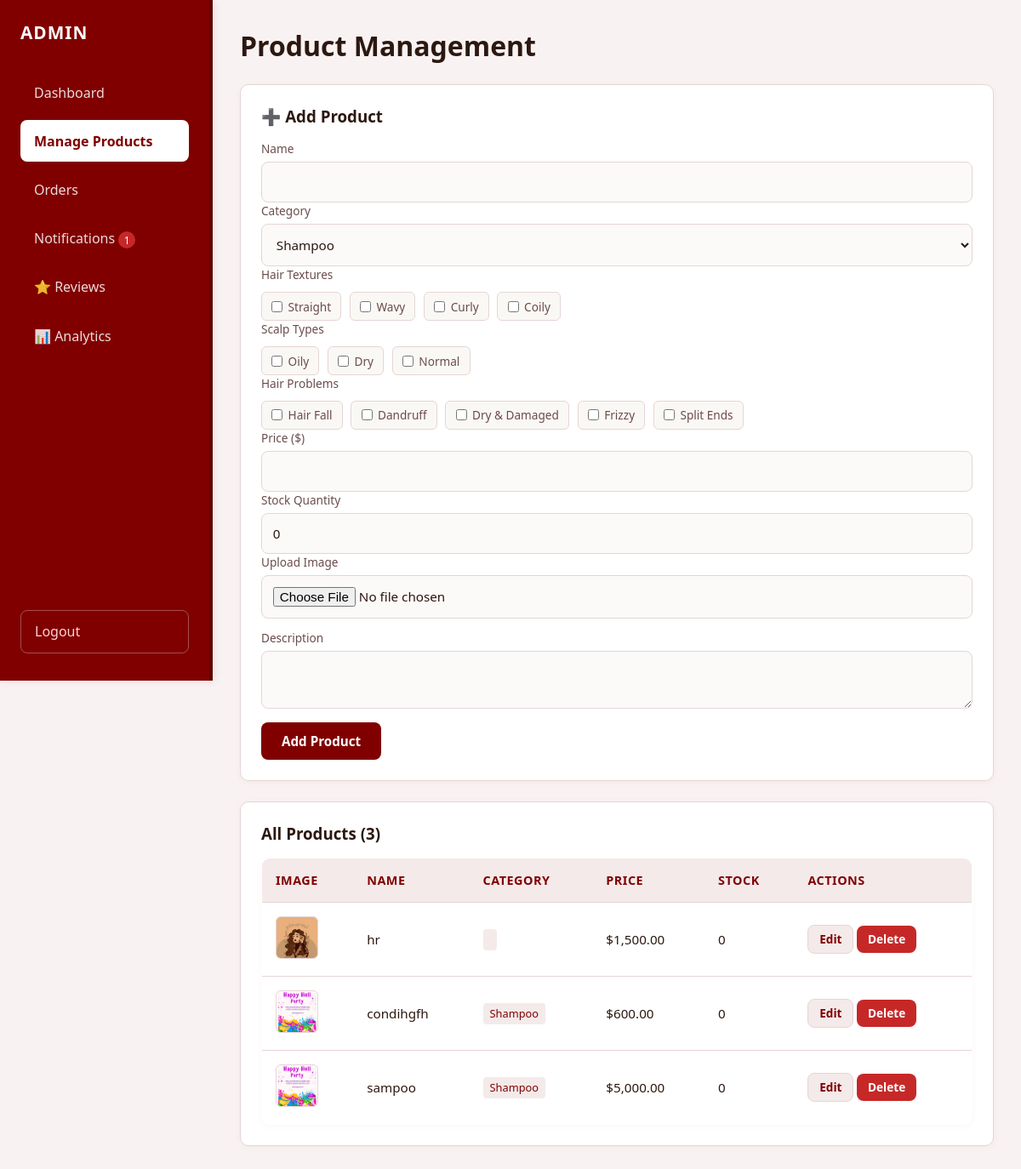
/admin/products.php (signed in), run on the app's committed database.
### tables this page shows
CREATE TABLE `products` (
  `id` int(11) NOT NULL,
  `name` varchar(200) NOT NULL,
  `category` enum('shampoo','conditioner','treatment','hair oil') DEFAULT 'shampoo',
  `hair_textures` longtext DEFAULT NULL CHECK (json_valid(`hair_textures`)),
  `scalp_types` longtext DEFAULT NULL CHECK (json_valid(`scalp_types`)),
  `hair_problems` longtext DEFAULT NULL CHECK (json_valid(`hair_problems`)),
  `description` text DEFAULT NULL,
  `price` decimal(10,2) NOT NULL,
  `stock_quantity` int(11) DEFAULT 0,
  `image_url` varchar(500) DEFAULT '',
  `created_at` timestamp NOT NULL DEFAULT current_timestamp()
);

### admin/products.php (the view, shortened to what this page needs)
<?php require_once 'admin_check.php'; ?>
<?php
$action = $_GET['action'] ?? 'list';
$edit = null;
$unreadNotifs = $pdo->query("SELECT COUNT(*) FROM notifications WHERE user_id IS NULL AND is_read = 0")->fetchColumn();
$products = $pdo->query("SELECT * FROM products ORDER BY created_at DESC")->fetchAll();
?>
<!DOCTYPE html>
<html lang="en">
<head>
</head>
<body>
    <nav class="sidebar">
        <h2> ADMIN</h2>
        <a href="index.php">Dashboard</a>
        <a href="products.php" class="active">Manage Products</a>
        <a href="orders.php">Orders</a>
        <a href="notifications.php">
            Notifications <?= $unreadNotifs > 0 ? "<span style='background:#C62828;color:#fff;padding:.1rem .4rem;border-radius:10px;font-size:.75rem;'>$unreadNotifs</span>" : '' ?>
        </a>
        <a href="reviews.php" class="<?= basename($_SERVER['PHP_SELF'])=='reviews.php'?'active':'' ?>">⭐ Reviews</a>
        <a href="analytics.php" class="<?= basename($_SERVER['PHP_SELF'])=='analytics.php'?'active':'' ?>">📊 Analytics</a>
        <a href="../logout.php" class="logout">Logout</a>
    </nav>
    <main class="main">
        <h1 style="margin-bottom:1.5rem;"> Product Management</h1>
        <div class="box">
            <h3><?= $action === 'edit' ? '✏️ Edit Product' : '➕ Add Product' ?></h3>
            <form method="POST" enctype="multipart/form-data" style="margin-top:1rem;">
                <div class="grid">
                    <div class="fg"><label>Name</label><input type="text" name="name" value="<?= $edit?$edit['name']:'' ?>" required></div>
                    <div class="fg"><label>Category</label>
                        <select name="category" required>
                            <?php
                            $cats = ['shampoo','conditioner','treatment','hair oil'];
                            $current = $edit['category'] ?? 'shampoo';
                            foreach($cats as $c): ?>
                                <option value="<?= $c ?>" <?= $c == $current ? 'selected' : '' ?>><?= ucfirst($c) ?></option>
                            <?php endforeach; ?>
                        </select>
                    </div>
                    <div class="fg" style="grid-column: 1/-1;">
                        <label>Hair Textures</label>
                        <div class="checkbox-group">
                            <?php $et = ($edit && $edit['hair_textures']) ? json_decode($edit['hair_textures'], true) : []; ?>
                            <?php foreach(['Straight','Wavy','Curly','Coily'] as $t):
                                $val = strtolower($t); ?>
                                <label class="checkbox-label"><input type="checkbox" name="hair_textures[]" value="<?= $val ?>" <?= in_array($val, $et) ? 'checked' : '' ?>> <?= $t ?></label>
                            <?php endforeach; ?>
                        </div>
                    </div>
                    <div class="fg" style="grid-column: 1/-1;">
                        <label>Scalp Types</label>
                        <div class="checkbox-group">
                            <?php $es = ($edit && $edit['scalp_types']) ? json_decode($edit['scalp_types'], true) : []; ?>
                            <?php foreach(['Oily','Dry','Normal'] as $s):
                                $val = strtolower($s); ?>
                                <label class="checkbox-label"><input type="checkbox" name="scalp_types[]" value="<?= $val ?>" <?= in_array($val, $es) ? 'checked' : '' ?>> <?= $s ?></label>
                            <?php endforeach; ?>
                        </div>
                    </div>
                    <div class="fg" style="grid-column: 1/-1;">
                        <label>Hair Problems</label>
                        <div class="checkbox-group">
                            <?php $ep = ($edit && $edit['hair_problems']) ? json_decode($edit['hair_problems'], true) : []; ?>
                            <?php foreach(['Hair Fall','Dandruff','Dry & Damaged','Frizzy','Split Ends'] as $p):
                                $val = strtolower($p); ?>
                                <label class="checkbox-label"><input type="checkbox" name="hair_problems[]" value="<?= $val ?>" <?= in_array($val, $ep) ? 'checked' : '' ?>> <?= $p ?></label>
                            <?php endforeach; ?>
                        </div>
                    </div>
                    <div class="fg"><label>Price ($)</label><input type="number" step="0.01" name="price" value="<?= $edit?$edit['price']:'' ?>" required></div>
                    <div class="fg"><label>Stock Quantity</label><input type="number" name="stock" value="<?= $edit?$edit['stock_quantity']:0 ?>" min="0" required></div>
                    <div class="fg"><label>Upload Image</label><input type="file" name="product_image" accept="image/*"></div>
                </div>
                <div class="fg" style="margin-top:.8rem;"><label>Description</label><textarea name="desc" rows="2"><?= $edit?$edit['description']:'' ?></textarea></div>
                <div style="margin-top:1rem; display:flex; gap:.5rem;">
                    <button class="btn"><?= $action==='edit'?'Update':'Add Product' ?></button>
                </div>
            </form>
        </div>
        <div class="box">
            <h3 style="margin-bottom:1rem;">All Products (<?= count($products) ?>)</h3>
            <table>
                <thead><tr><th>Image</th><th>Name</th><th>Category</th><th>Price</th><th>Stock</th><th>Actions</th></tr></thead>
                <tbody>
                    <?php foreach($products as $p): ?>
                    <tr>
                        <td><img src="<?= htmlspecialchars($p['image_url']) ?: 'https://placehold.co/50' ?>" class="thumb"></td>
                        <td><?= htmlspecialchars($p['name']) ?></td>
                        <td><span style="background:#F4EAEA; color:var(--accent); padding:.2rem .5rem; border-radius:4px; font-size:.8rem; font-weight:500;"><?= ucfirst(htmlspecialchars($p['category'])) ?></span></td>
                        <td>$<?= number_format($p['price'],2) ?></td>
                        <td><?= $p['stock_quantity'] ?></td>
                        <td>
                            <a href="?action=edit&id=<?= $p['id'] ?>" class="btn btn-gray" style="padding:.4rem .8rem; font-size:.85rem;">Edit</a>
                            <form method="POST" style="display:inline;" onsubmit="return confirm('Delete this product?');">
                                <button class="btn btn-red" style="padding:.4rem .8rem; font-size:.85rem;">Delete</button>
                            </form>
                        </td>
                    </tr>
                    <?php endforeach; ?>
                </tbody>
            </table>
        </div>
    </main>
</body>
</html>

### admin/products.php (style rules this page uses)
:root { --bg: #F9F2F2; --card: #FFFFFF; --accent: #800000; --accent-hover: #5C0000; --accent-light: #F4EAEA; --txt: #2C1810; --mut: #6B4C4C; --bdr: #E6D5D5; --success: #2E7D32; --success-bg: #E8F5E9; --error: #C62828; --error-bg: #FDECEA; }
* { box-sizing: border-box; margin: 0; padding: 0; font-family: system-ui, -apple-system, 'Segoe UI', Roboto, sans-serif; }
body { background: var(--bg); color: var(--txt); display: flex; min-height: 100vh; }
.sidebar { width: 250px; background: var(--accent); border-right: 4px solid var(--accent-hover); padding: 1.5rem; position: fixed; height: 100vh; display: flex; flex-direction: column; box-shadow: 2px 0 10px rgba(128, 0, 0, 0.1); }
.sidebar h2 { font-size: 1.3rem; margin-bottom: 2rem; letter-spacing: 1px; color: #FFFFFF; font-weight: 700; }
.sidebar a { display: block; padding: 0.85rem 1rem; margin-bottom: 0.5rem; text-decoration: none; color: rgba(255, 255, 255, 0.85); border-radius: 8px; transition: all 0.2s ease; font-weight: 500; }
.sidebar a.active { background: #FFFFFF; color: var(--accent); font-weight: 600; }
.sidebar .logout { margin-top: auto; color: #FFD1D1; border: 1px solid rgba(255,255,255,0.3); }
.main { margin-left: 250px; flex: 1; padding: 2rem; }
.box, .form-box { background: var(--card); padding: 1.5rem; border-radius: 10px; border: 1px solid var(--bdr); margin-bottom: 1.5rem; box-shadow: 0 2px 8px rgba(128, 0, 0, 0.04); }
.box h3 { margin-bottom: 1rem; color: var(--txt); }
.fg { display: flex; flex-direction: column; gap: 0.4rem; }
label { font-size: 0.85rem; font-weight: 500; color: var(--mut); }
input, textarea, select { padding: 0.8rem; border: 1px solid var(--bdr); border-radius: 8px; background: #FCF9F9; font-size: 0.95rem; transition: all 0.2s; color: var(--txt); }
.checkbox-group { display:flex; flex-wrap:wrap; gap:.6rem; margin-top:.3rem; }
.checkbox-label { display:flex; align-items:center; gap:.4rem; background:#FAF8F5; padding:.4rem .7rem; border-radius:6px; border:1px solid var(--bdr); cursor:pointer; font-size:.85rem; }
.checkbox-label input { accent-color:var(--accent); }
.btn { display: inline-block; padding: 0.75rem 1.5rem; background: var(--accent); color: #fff; text-decoration: none; border-radius: 8px; font-weight: 600; border: none; cursor: pointer; transition: all 0.2s; font-size: 0.95rem; }
.btn-gray { background: var(--accent-light); color: var(--accent); border: 1px solid var(--bdr); }
.btn-red { background: var(--error); color: #fff; }
table { width: 100%; border-collapse: collapse; background: var(--card); border-radius: 10px; overflow: hidden; border: 1px solid var(--bdr); box-shadow: 0 2px 8px rgba(128, 0, 0, 0.03); }
th, td { padding: 1rem; text-align: left; border-bottom: 1px solid var(--bdr); }
th { background: var(--accent-light); font-weight: 600; color: var(--accent); font-size: 0.9rem; text-transform: uppercase; letter-spacing: 0.5px; }
tr:last-child td { border-bottom: none; }
td { font-size: 0.95rem; vertical-align: middle; }
img.thumb { width: 50px; height: 50px; object-fit: cover; border-radius: 6px; background: #F0E8E8; border: 1px solid var(--bdr); }

### data on the page
products: image_url (picture), name "hr", price "1,500.00", stock_quantity "0"
products: image_url (picture), name "condihgfh", category "Shampoo", price "600.00", stock_quantity "0"
products: image_url (picture), name "sampoo", category "Shampoo", price "5,000.00", stock_quantity "0"

### other printed values
$unreadNotifs "1"
$t "Straight"
$t "Wavy"
$t "Curly"
$t "Coily"
$s "Oily"
$s "Dry"
$s "Normal"
$p "Hair Fall"
$p "Dandruff"
$p "Dry & Damaged"
$p "Frizzy"
$p "Split Ends"
count($products) "3"
form field category "Shampoo"
